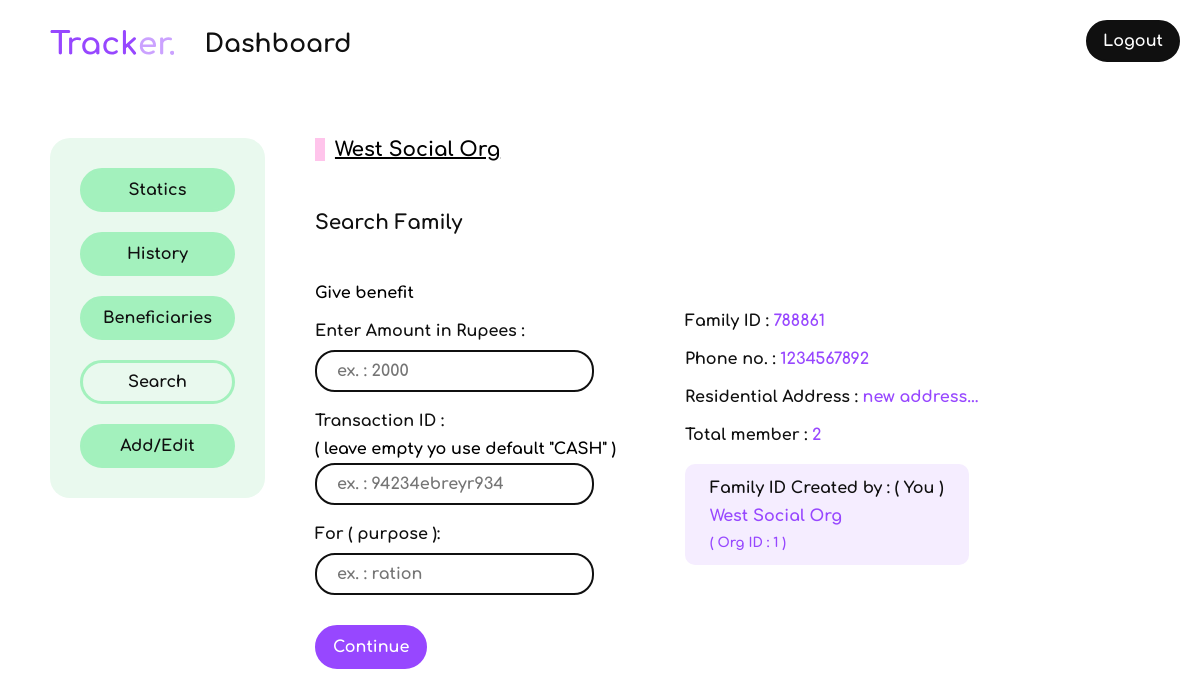
/dashboard/giveBenefit/788861 (signed in), run on the app's committed database.
### loginApp/models.py (models this page shows)
class Organization(models.Model):
    user = models.OneToOneField(User,on_delete= models.CASCADE)
    organizationName = models.CharField(max_length = 200,blank=False)
    localAddress = models.TextField(blank=False,null=False,default='none')
    aboutOrg = models.TextField(blank=False,null=False,default='none')
    mobile = models.CharField(max_length=10,blank=False,null=False,default='none')
    def __str__(self):
        return self.organizationName

### dashboard/models.py (models this page shows, shortened)
class FamilyModel(models.Model):
    family_ID = models.CharField(unique=True,blank=False,max_length=8)
    phone_number = models.CharField(unique=True,blank=False,max_length=10)
    residential_address = models.TextField(max_length=300,blank=False,default='none')
    created_by_org = models.ForeignKey(User,on_delete=models.CASCADE,default=8)
    in_public_domain = models.BooleanField(default=False)
    date_created = models.DateField(auto_now_add=True)

### dashboard/views/searchView.py (the view, shortened to what this page needs)
# urls.py: path('giveBenefit/<slug:family_ID>',searchView.giveBenefitView,name='giveBenefitView'),
@login_required
def giveBenefitView(request,family_ID):
    user = request.user
    org = Organization.objects.get(user = user)
    family = getFamilyDetails(family_ID)
    members = getFamilyMembers(family_ID)
    createdBy = Organization.objects.get(user = family.created_by_org)
    if family.created_by_org == user:
        who = '( You )'
    sendToTemplate = {
        'organizationLoggedIn': str(org).capitalize,
        'family':family,
        'members':members,
        'createdBy':createdBy,
        'who':who,
    }
    return render(request,"giveBenefit.html",sendToTemplate)

### dashboard/views/basicFunctions.py (called while the page is built)
def getFamilyDetails(familyID):
    try:
        family = FamilyModel.objects.get(family_ID = familyID)
        return family
    except FamilyModel.DoesNotExist:
        return 'none'

def getFamilyMembers(familyID):
    try:
        family = getFamilyDetails(familyID)
        members = memberOfaFamily.objects.filter(belongs_to = family)
        return members
    except ObjectDoesNotExist:
        print("none")

### dashboard/templates/giveBenefit.html (shortened to what this page needs)
{% extends 'dashboardBase.html' %}
{% block body %}
    <div class="orgName"> {{organizationLoggedIn|title}} </div>
    <h3 class="pageHeading">Search Family</h3>
    <h4 class="giveBenefit">Give benefit</h4>
    <div class="makeResponsive">
        <form action="{% url 'giveBenefitView' family.family_ID %}" class="whiteForm" method="post">
            <label for="amount">Enter Amount in Rupees :</label>
            <input type="text" name="amount" placeholder="ex. : 2000" required>
            <label for="amount">Transaction ID :</label>
            <h4 style="margin: 0 0 5px 0;">( leave empty yo use default "CASH" )</h4>
            <input type="text" name="transactionID" placeholder="ex. : 94234ebreyr934">
            <label for="amount">For ( purpose ):</label>
            <input type="text" name="purpose" placeholder="ex. : ration" maxlength="30" required>
            <button type="submit" class="purpleButton">Continue</button>
        </form>
        <div>
            <div class="highlightInfo">
                <div>
                    <span>Family ID :</span>
                    <span class="info">{{family.family_ID}}</span>
                </div>
                <div>
                    <span>Phone no. :</span>
                    <span class="info">{{family.phone_number}}</span>
                </div>
                <div>
                    <span>Residential Address :</span>
                    <span class="info">{{family.residential_address}}</span>
                </div>
                <div>
                    <span>Total member :</span>
                    <span class="info">{{members.count}}</span>
                </div>
            </div>
            <div class="purpleBox">
                <h3>Family ID Created by : {{who}}</h3>
                <p>{{createdBy|title}}</p>
                <h5>( Org ID : {{createdBy.id}} )</h5>
            </div>
        </div>
    </div>
{% endblock %}

### static/css/dashboardMain.css (style rules this page uses)
* { box-sizing:border-box;padding:0;margin:0;font-family:comfortaa }
.whiteForm { display:flex;flex-direction:column;width:310px }
.whiteForm label { font-size:16px;font-weight:bold;color:#101010;margin-bottom:10px;margin-top:20px }
.whiteForm input { padding:10px 20px;border:2px solid #101010;font-size:16px;font-weight:bold;border-radius:20px;width:90% }
.whiteForm button { padding:10px 15px;font-size:16px }
.purpleButton,.purpleButton-small { font-size:20px;padding:15px 20px;color:#fff;background-color:#9747ff;border:3px solid #9747ff;outline:none;border-radius:30px;width:fit-content;margin:30px 0 20px 0;transition:.3s ease-in-out;font-weight:bold }
.purpleBox,.staticBlock { background-color:#f5edff;width:max-content;padding:15px 25px;border:none;border-radius:10px;margin:10px 0;font-weight:bold }
.purpleBox p,.staticBlock p,.purpleBox h5,.staticBlock h5 { color:#9747ff }
.purpleBox p,.staticBlock p { padding:10px 0;font-size:16px }
.purpleBox h3,.staticBlock h3 { color:#101010;font-size:16px }
.makeResponsive { display:flex;flex-direction:row;gap:5vw;flex-wrap:wrap }
.orgName { border-left:10px solid #ffc4eb;font-size:20px;font-weight:bold;padding-left:10px;width:400px;height:auto;margin-bottom:50px;text-decoration:underline }
.pageHeading { font-size:20px;font-weight:bold;color:#101010;margin:50px 0 }
.highlightInfo,.highlightInfo-horizontal { font-size:16px;font-weight:bold;color:#101010 }
.highlightInfo div,.highlightInfo-horizontal div { padding:10px 0 }
.highlightInfo .info,.highlightInfo-horizontal .info { color:#9747ff }
.giveBenefit { width:fit-content;height:auto;display:flex;flex-direction:row;flex-wrap:wrap }

### data on the page
Organization: organizationName "West Social Org", id "1"
FamilyModel: family_ID "788861", phone_number "1234567892", residential_address "new address..."

### other printed values
{{ members.count }} "2"
{{ who }} "( You )"
